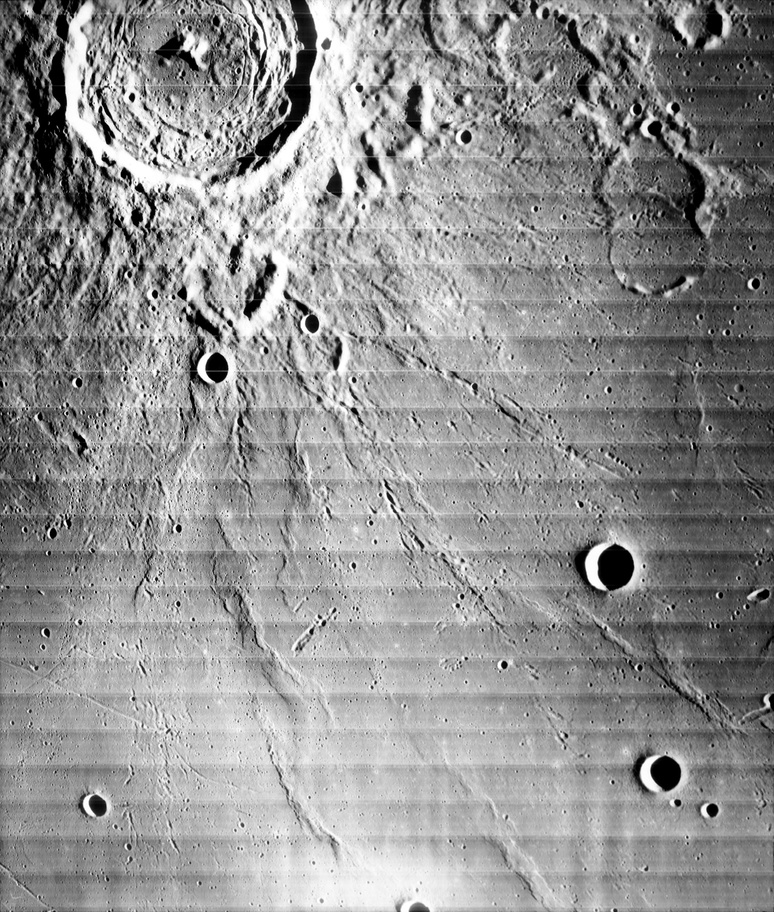
#> input picture moon/moon_1.jpg, 774 x 912 px, shrunk from 2684 x 3164 before the run, given in place of moon_1.png, which was not available
$ jupyter execute 05_FT-Images.ipynb   (text cells are left out)
#> lines starting #> are read from the running program, lines starting #| are printed output that depends on the picture; pictures that were not available may be replaced by others from this repository, and a replacement may not be noted
[cell 1]
import numpy as np
from numpy import sin, cos, exp, pi
import matplotlib.pyplot as plt
from matplotlib.colors import LogNorm
from math import ceil, floor
from numpy.fft import fft2, ifft2
from matplotlib.pyplot import figure
plt.rcParams["figure.figsize"] = (10,10)

def rgb2gray(rgb):
    return np.dot(rgb[...,:3], [0.2989, 0.5870, 0.1140])

def center_spectrum(f_image):
    f_image = np.roll(f_image, f_image.shape[0]//2, axis=0)
    f_image = np.roll(f_image, f_image.shape[1]//2, axis=1)
    return f_image

def zoom_spectrum(f_image, x_down=250, x_up=250, y_down=300, y_up=300):
    return f_image[(f_image.shape[0]//2-y_down):(f_image.shape[0]//2+y_up),
                   (f_image.shape[1]//2-x_down):(f_image.shape[1]//2+x_up)]

def plot_spectrum(f_image, title, zoom=False):
    from matplotlib.colors import LogNorm # logarithmic colormap
    f_image = center_spectrum(f_image)
    if zoom:
        f_image = zoom_spectrum(f_image)
    plt.title(title)
    plt.imshow(np.abs(f_image), norm=LogNorm(vmin=5))
    plt.colorbar()

def plot_image(image, title=''):
    plt.figure()
    plt.imshow(image, plt.cm.gray)
    plt.title(title)
    plt.show()

def plot_images(image1, title1, image2, title2):
    f, (ax1, ax2) = plt.subplots(1, 2, sharey=True, figsize=(16, 20))
    ax1.imshow(image1, plt.cm.gray)
    ax1.set_title(title1)
    ax2.imshow(image2, plt.cm.gray)
    ax2.set_title(title2)
    plt.show()

def remove_lines(f_image, border=1, treshold=1e3, keep_u=5, keep_d=5):
    f_image2 = f_image.copy()
    f_image_cut = np.where(np.abs(f_image2)<treshold, f_image2, f_image2/np.abs(f_image2)*treshold)
    #f_image_cut = np.where(np.abs(f_image2)>treshold, f_image2, 0)
    r, c = f_image2.shape
    #f_image2 = np.zeros(f_image.shape)
    f_image2[:,0:border] = f_image_cut[:,0:border]
    f_image2[:,(c-border):c] = f_image_cut[:,(c-border):c]
    keep = list(range(0, keep_d)) + list(range(f_image.shape[0]-keep_u,f_image.shape[0]))
    f_image2[keep,:] = f_image[keep,:]
    return f_image2

[cell 2]
image = plt.imread(r'moon\moon_1.png').astype(float)
#> image: shape (912, 774, 3) float64; min 0, max 255, mean 145
image = rgb2gray(image)
plot_image(image, title='Original image')

[cell 3]
f_image = fft2(image)
plot_spectrum(f_image, 'Frequency spectrum: Amplitude (zoomed)', zoom=True)
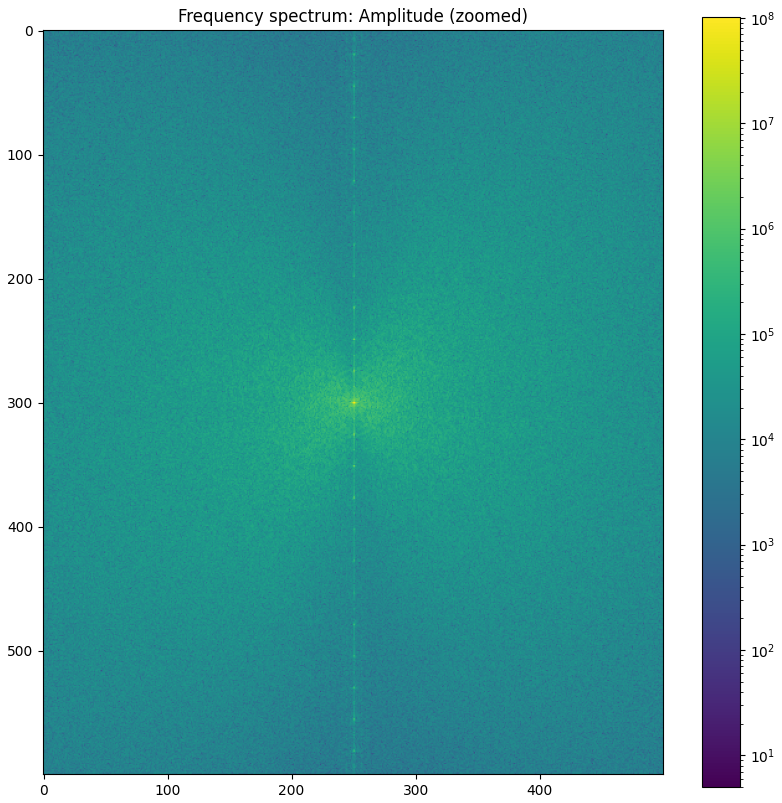
#> figure drawn by matplotlib, 2 panels

[cell 4]
f_image_filtered = remove_lines(f_image, border=1, treshold=0, keep_u=10, keep_d=10)
plot_spectrum(f_image_filtered, 'Modified Frequency spectrum: Amplitude (zoomed)', zoom=True)

[cell 5]
image_filtered = ifft2(f_image_filtered).real
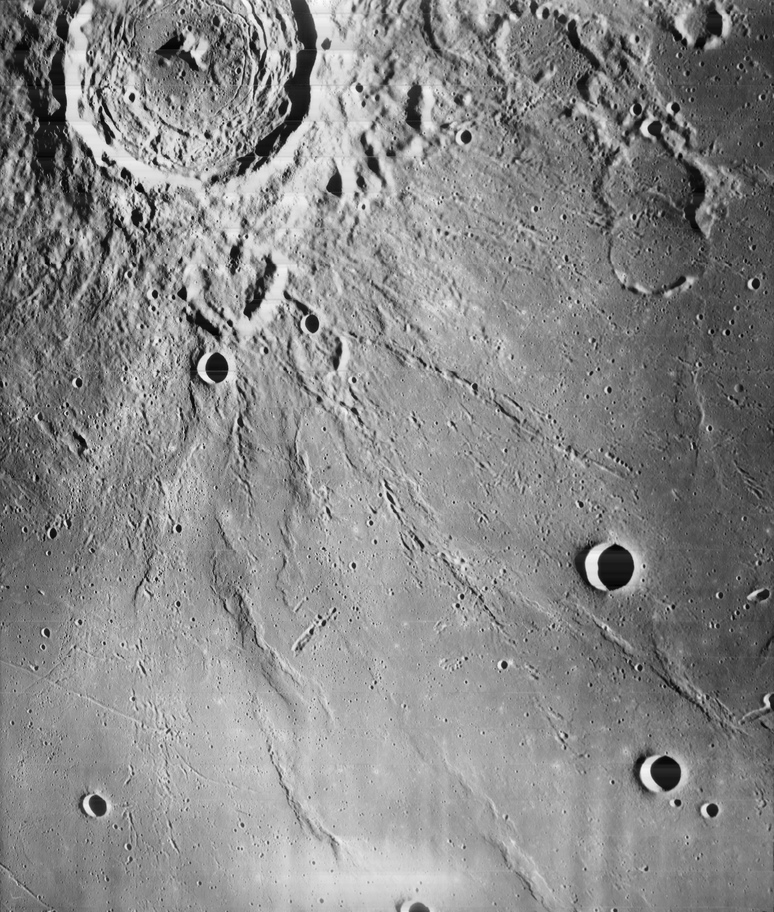
#> image_filtered: shape (912, 774) float64; min -25.4, max 292.1, mean 144.9; drawn with min black and max white
plot_images(image, 'Original image', image_filtered, 'Filtered image')
#> in plot_images, `plt.show()`:
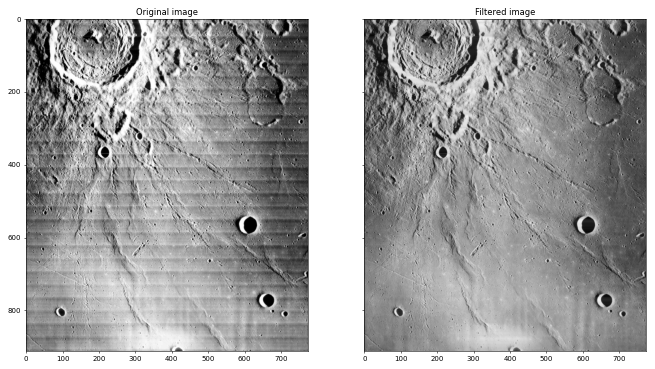
#> figure drawn by matplotlib, 2 panels

$ run again, with moon/lo3_m121_new.png saved as moon/moon_1.jpg
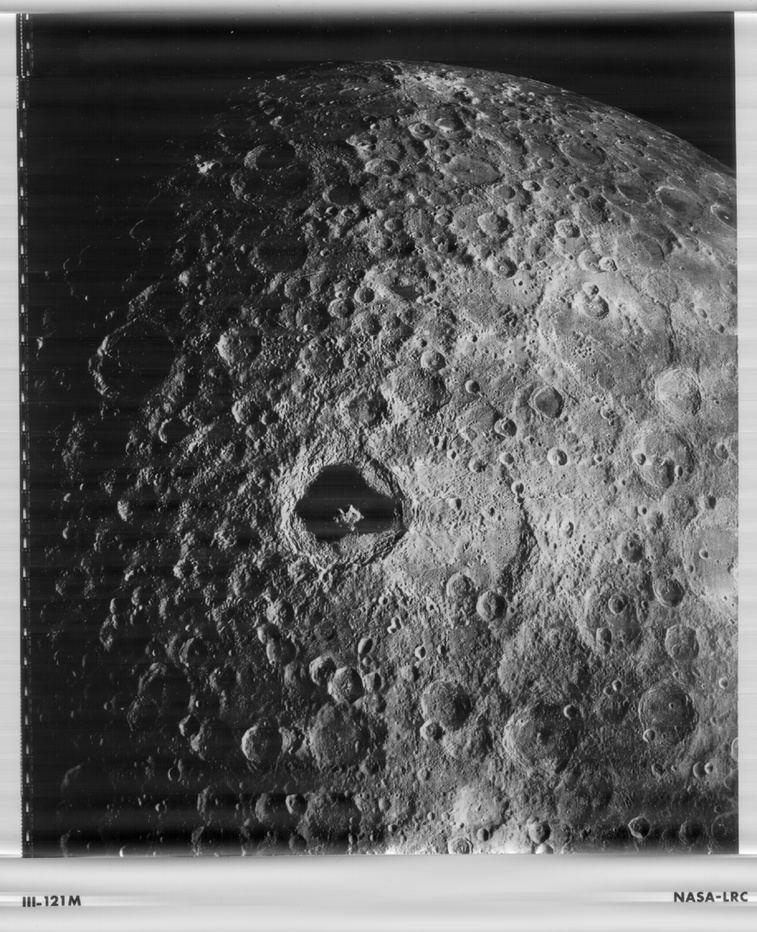
#> input picture moon/lo3_m121_new.png, 757 x 932 px, shrunk from 923 x 1137 before the run, given in place of moon_1.png, which was not available
#> `[cell 3] f_image = fft2(image) plot_spectrum(f_image, 'Frequency spect..`:
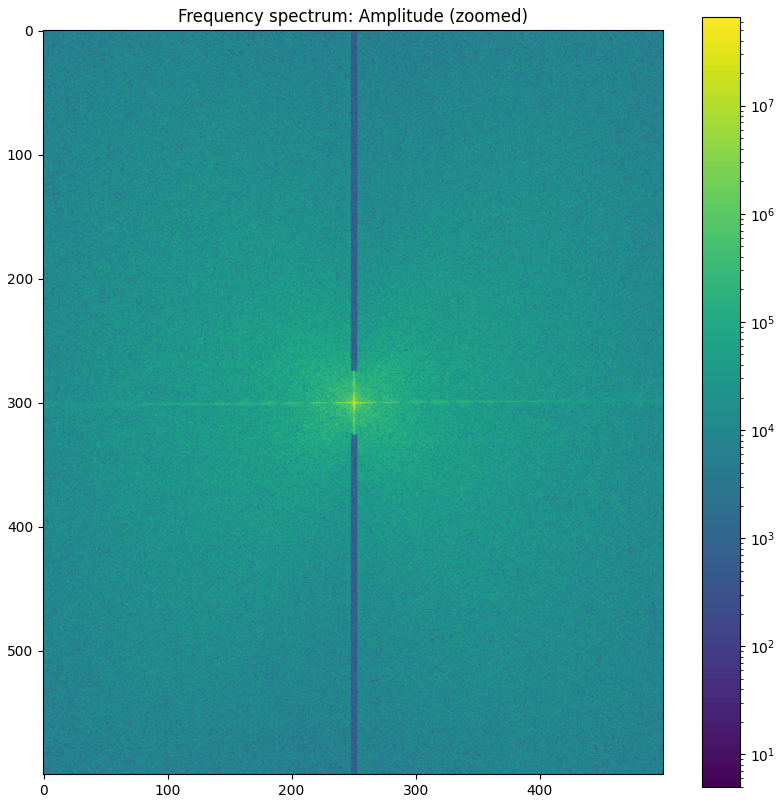
#> figure drawn by matplotlib, 2 panels
#> in plot_images, `plt.show()`:
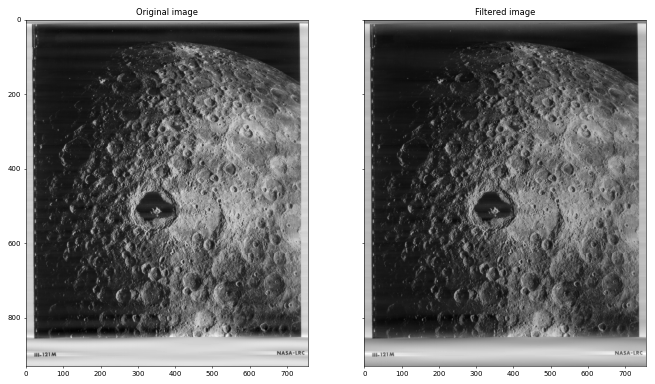
#> figure drawn by matplotlib, 2 panels
